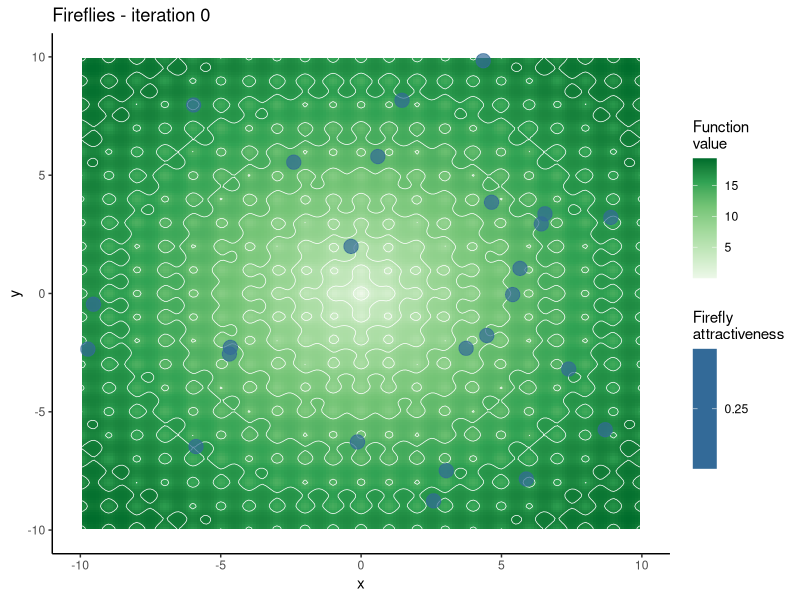
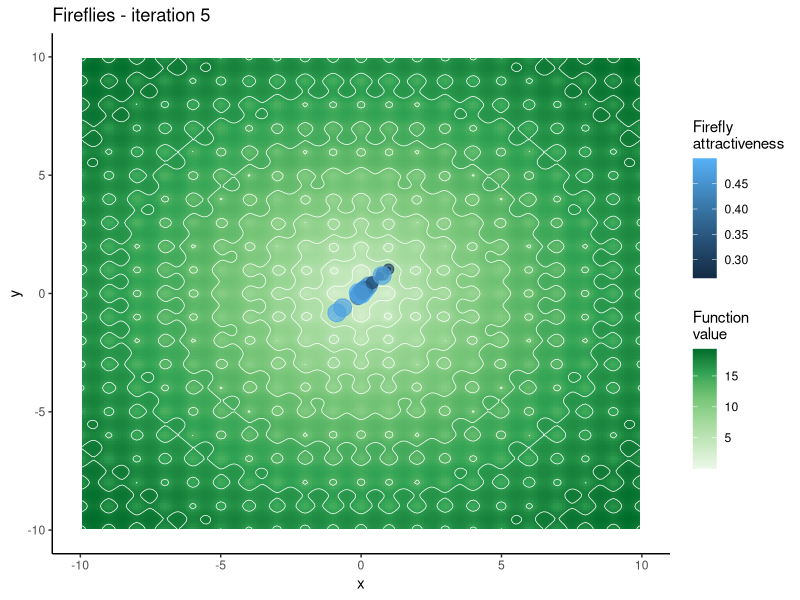
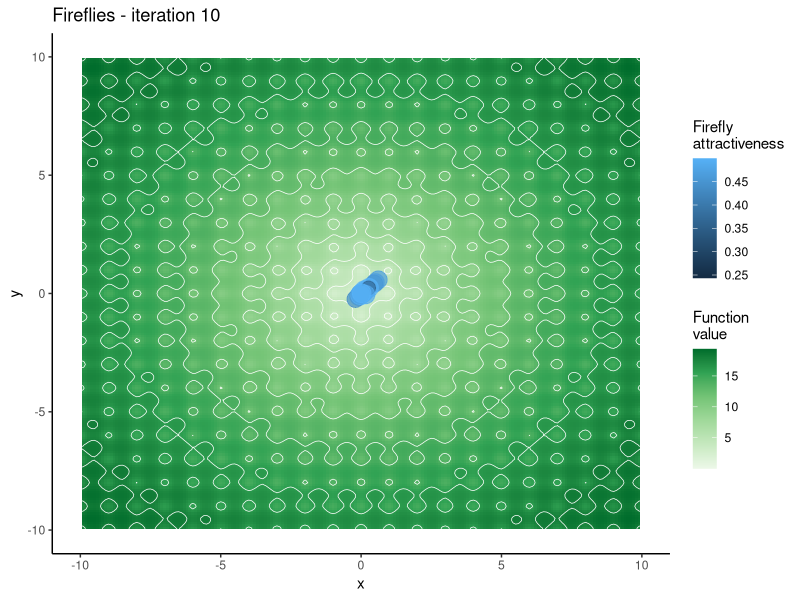
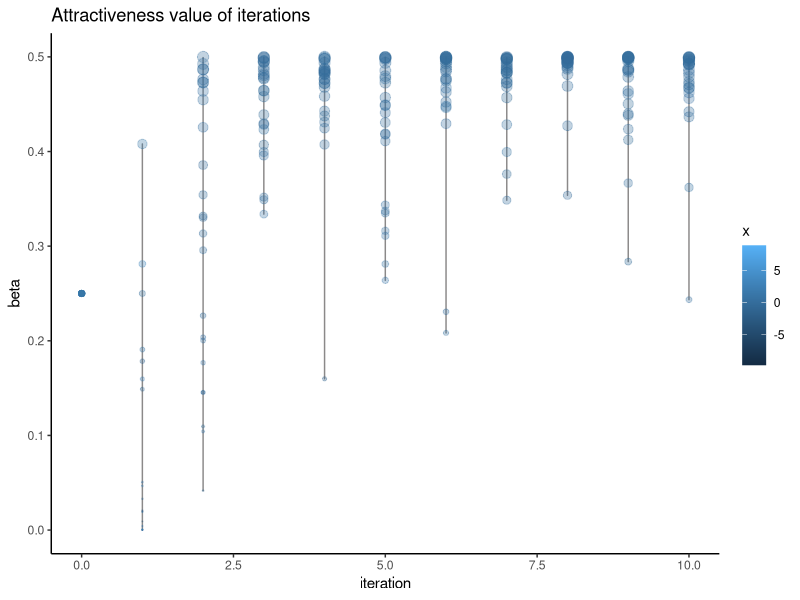
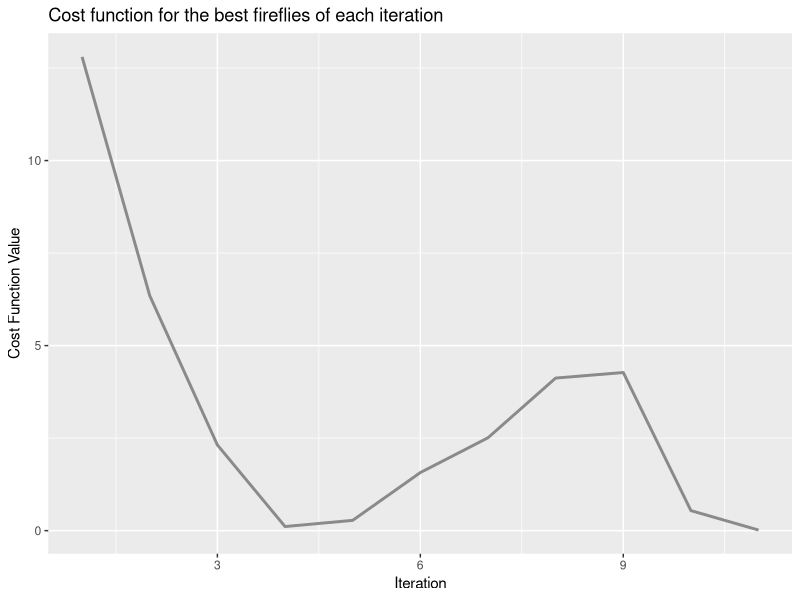

Recreate these plots in R, in order.
# FIREFLY ALGORITHM
library(R6)
library('ggplot2')
library(RColorBrewer)
remove(list=ls())
citation()

# 
show_plots=TRUE # show_plots==TRUE to show iteration subplotsjesli chcemy wykresy z ustawieniem swietlikow z iteracji
escape=FALSE # escape==TRUE if fireflies can cross boudaries
max_iter<-10
lower_boundary<--10
upper_boundary<-10
liczba_swietlikow<-25 #or round((upper_boundary-lower_boundary)*2)
plot_step<-5 #round(max_iter/5) # iteration step of subplots
#
set.seed(1)
#

# func<-function(x){
#   return(x[1] + ((sin(x[1]^2-x[2]))))
# }

#Ackley function
func<-function(x){
 return(-20*exp(-0.2*sqrt((x[1]**2+x[2]**2)/2)) - exp(0.5*(cos(2*pi*x[1]) + cos(2*pi*x[2]))) + 20 + exp(1))
}

  

##########
# Class: firefly
Firefly<-R6Class(classname="Firefly",
                 public=list(
                   #pola
                   beta0=NULL,
                   beta=NULL,
                   gamma=NULL,
                   intensity =NULL,
                   function_dim=2,
                   position = NULL,
                   
                   #inicjalizacja
                   initialize=function(beta0=0.5, gamma=0.2,function_dim=2, position=NA) {
                     self$beta0=beta0 #initial and max attractiveness
                     self$beta=beta0/2 # attractiveness
                     self$gamma=gamma # absorption coef.
                     self$function_dim=function_dim 
                     self$position = runif(self$function_dim, lower_boundary, upper_boundary)
                     self$intensity=self$update_intensity()
                   },
                   update_intensity=function(){
                     if(func(self$position)==0){
                       self$intensity=1/(self$position+0.01)
                     }else{
                       self$intensity=1/func(self$position)
                     }
                   },
                     # if firefliess are not allowed to cross boundaries
                   check_boundaries=function(){
                     if(self$function_dim==1){
                       if (self$position>upper_boundary){
                         self$position=upper_boundary
                       }
                       if (self$position<lower_boundary){
                         self$position=lower_boundary
                       }
                     }else{
                       for (i in 1:self$function_dim){
                         if (self$position[i]>upper_boundary){
                           self$position[i]=upper_boundary
                         }
                         if (self$position[i]<lower_boundary){
                           self$position[i]=lower_boundary
                         }
                       }
                      }
                   }
                   
                   ))


df<-data.frame()
t<-0

################
# preprocessing 
fun_seq<-seq(lower_boundary,upper_boundary,(upper_boundary-lower_boundary)/200)
f <- expand.grid(x=fun_seq,y=fun_seq)
f$z<-apply(f[,c('x','y')],1,func)

###############
# fireflies positions plot
wykres<-function(df){ ## f, lower_boundary i upper_boundary are global variables
  print(ggplot() +
          geom_tile(data = f, aes(x = x, y = y, fill = z)) +
          stat_contour(data = f, aes(x = x, y = y,z=z),color="white", size=0.25)+
          scale_fill_gradientn(colors=(brewer.pal(6,"Greens")))+
          labs(color = "Firefly\nattractiveness", fill='Function\nvalue',size=F) +  #title=paste0("Fireflies - iteration ",max(df[,'t']))
          geom_point(df, mapping=aes(x=df[,'x'],y=df[,'y'],color=(df[,'beta']),size=(df[,'beta'])), alpha=.7)+
          xlim(lower_boundary,upper_boundary)+
          ylim(lower_boundary,upper_boundary)+
          theme_classic()+
          guides(size=F)+
          ggtitle(paste0("Fireflies - iteration ",df[1,'t'])))
}

# create firefly swarm
x=list()
for (i in 1:liczba_swietlikow){
  x[[i]]<-Firefly$new() #mozna podac wlasne parametry
  df<-rbind(df,data.frame(i=i,intensity=x[[i]]$intensity,beta=x[[i]]$beta, x=x[[i]]$position[1], y=x[[i]]$position[2],t=t))
  #print(x[[i]])
}


# initial fireflies positioning plot
wykres(df)


iteracja<- df[df[,'beta']==max(df[,'beta']),] # iteration '0'


# FireFly Algorithm

for (t in 1:max_iter){
  for (i in 1:liczba_swietlikow){
    for (j in 1:liczba_swietlikow){
      if(i!=j){
        if (func(x[[j]]$position)<func(x[[i]]$position)){ # move i firefly to the direction of j
          # count distance between them
          distance<-sqrt((x[[i]]$position[1]-x[[j]]$position[1])^2 + (x[[i]]$position[2]-x[[j]]$position[2])^2) 
          # modify attractiveness 
          x[[i]]$beta<-x[[i]]$beta0*exp(-x[[i]]$gamma*distance^2) 
          x[[i]]$update_intensity()
          
          # random vector
          u<-runif(2, lower_boundary, upper_boundary)
          # new position
          x[[i]]$position= x[[i]]$position + x[[i]]$intensity*(x[[j]]$position-x[[i]]$position) +runif(1, -0.5,0.5)
          if(escape==FALSE){
            x[[i]]$check_boundaries()
          }
        }
      }
    }
    df<-rbind(df,data.frame(i=i,intensity=x[[i]]$intensity, beta=x[[i]]$beta, x=x[[i]]$position[1], y=x[[i]]$position[2],t=t))
  }
  najlepszy=min(df[df[,'intensity']==max(df[,'intensity']),'i'])
  iteracja<-df[df[,'t']==t,]
  cat("Najlepszy swietlik w iteracji",t,":\n")
  print(iteracja[iteracja[,'intensity']==max(iteracja[,'intensity']),])
  cat("\n")
  
  # plot
  
  if(show_plots==T || t==max_iter){
    if(t%%plot_step==0){
      wykres(df[df[,'t']==t,])
    }
  }
  
  # the best firefly is moved randomly
  x[[najlepszy]]$position<- x[[najlepszy]]$position +runif(1, -0.5,0.5)
  x[[najlepszy]]$update_intensity()
}


if (max_iter<=50){
  ggplot(df, aes(t,beta)) +
    theme_classic()+
    geom_line(aes(group = t), col="snow4") +
    geom_point(aes(color = x), size=df$beta*7, alpha=.3)+
    xlab("iteration")+
    ggtitle("Attractiveness value of iterations")
}


# cost function plot
df$t <- as.factor(df$t)
temp<-do.call(rbind, lapply(split(df,df$t), function(x) {return(x[which.max(x$beta),])}))
temp$f<-apply(temp[,c('x','y')],1,func)

ggplot(temp, aes(x=as.numeric(t),y=f)) +
  geom_line(size=1, color='snow4')+
  labs(title="Cost function for the best fireflies of each iteration")+
  xlab("Iteration")+
  ylab("Cost Function Value")

cat("Najlepszy swietlik w ostatniej iteracji:\n")
print(iteracja[iteracja[,'intensity']==max(iteracja[,'intensity']),])
cat("\n")

cat("Najlepszy swietlik ze wszystkich iteracji:\n")
print(df[df[,'intensity']==max(df[,'intensity']),])
cat("\n")

iteracja$f<-apply(iteracja[,c('x','y')],1,func) #
cat(noquote("Podsumowanie ostatniej iteracji:\n"))
summary(iteracja[c('intensity', 'beta', 'x','y','f')])